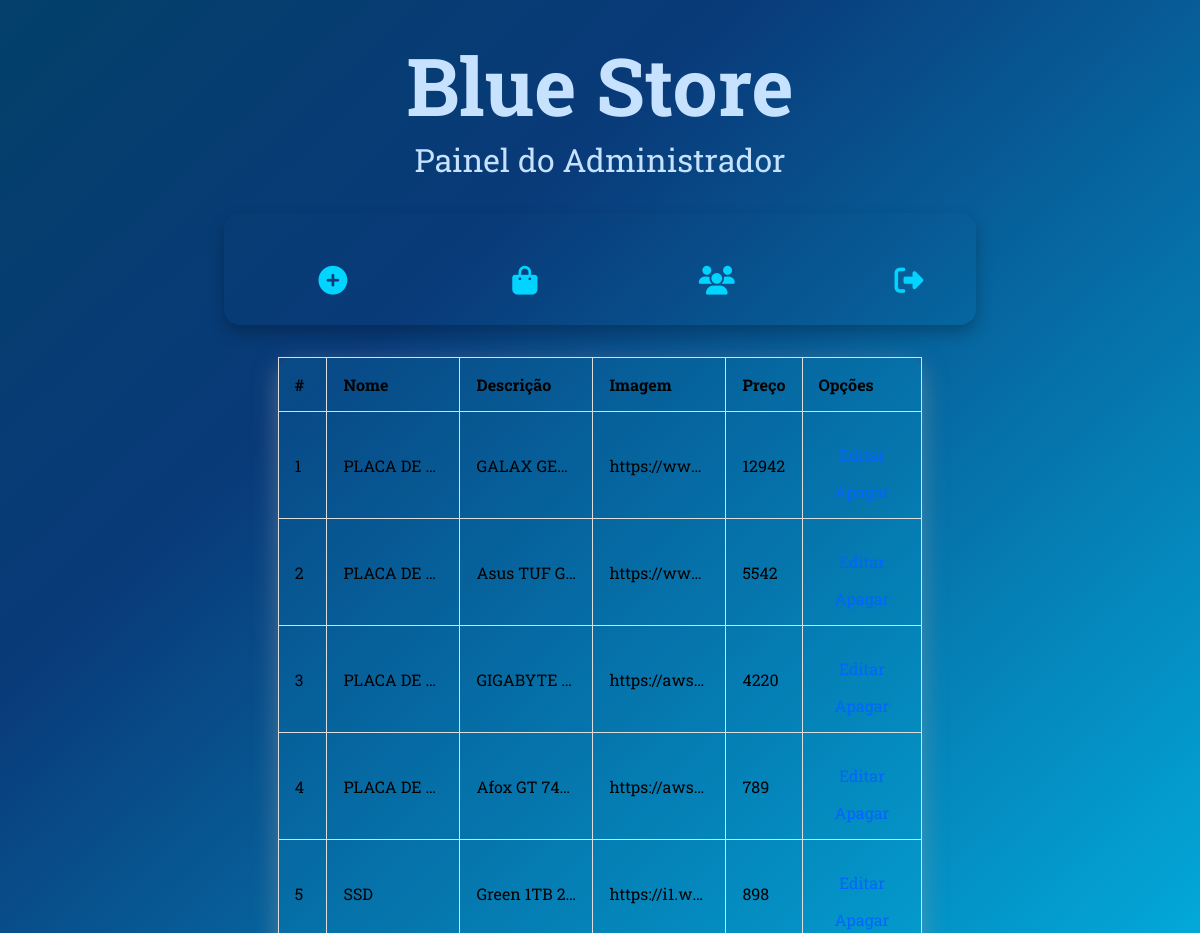
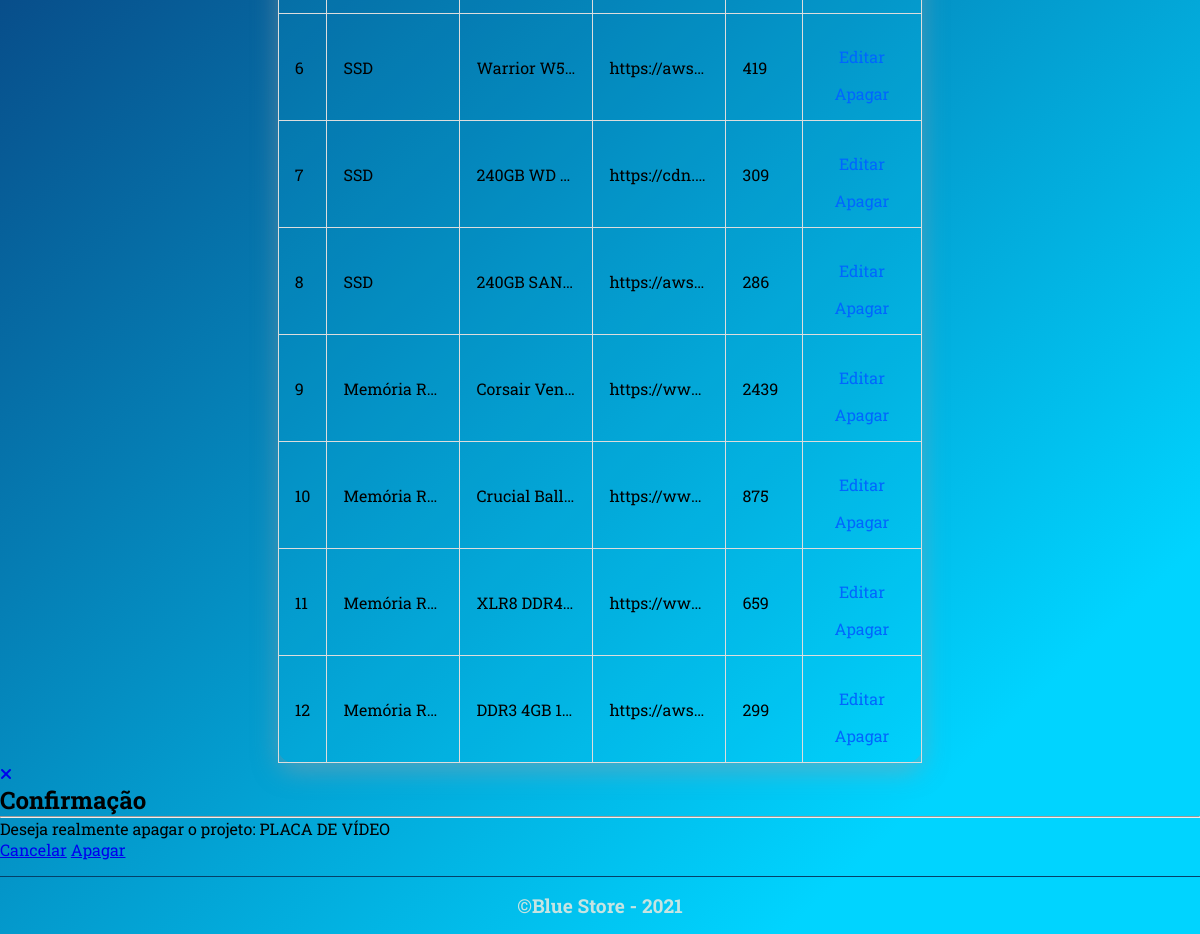
Page /3 on the committed database (2 pictures, top to bottom).
### app.py (models this page shows, shortened)
class Vendedor(db.Model):
    id = db.Column(db.Integer, primary_key=True,autoincrement = True )
    nome = db.Column(db.String(50), nullable= False)
    descricao = db.Column(db.String(500), nullable =False)
    imagem = db.Column(db.String(7000), nullable=False)
    preco = db.Column(db.Integer, nullable = False )

### app.py (the view)
@app.route('/<id>')
def idselector(id):
    produto = Vendedor.query.get(id)
    tabelas = Vendedor.query.all()
    return render_template('admin.html', select=produto, tabelas=tabelas, produto='')

### templates/admin.html (shortened to what this page needs)
<!DOCTYPE html>
<html lang="pt-br">
<head>
    <link rel="stylesheet" href="../static/css/admin.css">
</head>
<body>
    <section>
        <header id="header">
            <h1>Blue Store</h1>
            <p>Painel do Administrador</p>
        </header>
        <nav id="navgation">
            <ul class="menu">
                <li class="item">
                    <a class="link" href="/select"><i class="fa fa-plus-circle" aria-hidden="true"></i></a>
                </li>
                <li class="item">
                    <a class="link" href="/loja"><i class="fa fa-shopping-bag" aria-hidden="true"></i><span>Loja</span></a>
                </li>
                <li class="item">
                    <a class="link" href="/about"><i class="fa fa-users" aria-hidden="true"></i><span>Sobre nós</span></a>
                </li>
                <li class="item">
                    <a class="link" href="/logout"><i class="fa fa-sign-out" aria-hidden="true"></i><span>Sair</span></a>
                </li>
            </ul>
        </nav>
        <article id="table">
            {% if produto == '' %}
            <article id="lista">
                <table>
                    <thead>
                        <tr>
                            <th>#</th>
                            <th>Nome</th>
                            <th>Descrição</th>
                            <th>Imagem</th>
                            <th>Preço</th>
                            <th>Opções</th>
                        </tr>
                    </thead>
                    <tbody>
                        {% for p in tabelas %}
                        <tr>
                            <td>{{p.id}}</td>
                            <td>{{p.nome}}</td>
                            <td>{{p.descricao}}</td>
                            <td>{{p.imagem}}</td>
                            <td>{{p.preco}}</td>
                            <td>
                                <a id="edit" href="/edit/{{p.id}}">Editar</a>
                                <a href="/{{p.id}}">Apagar</a>
                            </td>
                        </tr>
                        {% endfor %}
                    </tbody>
                </table>
            </article>
            {% endif %}
        </article>
        {% if select != undefined %}
        <section id="modal">
            <div class="card">
                <a href="/admin" id="fechar"><i class="fa fa-times" aria-hidden="true"></i></a>
                <h2>Confirmação</h2>
                <hr>
                <p>Deseja realmente apagar o projeto: {{select.nome}} </p>
                <div id="btns">
                    <a class="btn-cancelar" id="close" href="/admin">Cancelar</a>
                    <a class="btn-apagar" href="/delete/{{select.id}}">Apagar</a>
                </div>
            </div>
        </section>
        {% endif %}
        <footer>
            <p>&copy;Blue Store - 2021</p>
        </footer>
    </section>
</body>
</html>

### static/css/admin.css (style rules this page uses)
* { margin: 0; padding: 0; }
body { background: rgb(3,64,106); background: linear-gradient(137deg, rgba(3,64,106,1) 0%, rgba(9,58,121,1) 23%, rgba(0,212,255,1) 87%); width: 100%; height: 100%; background-repeat: no-repeat; background-clip: padding-box; font-family: 'Roboto Slab', serif; }
section { width:100%; }
#header { width: 100%; color:#c6e2ff; text-align: center; animation: neon .1s ease-in-out infinite alternate; margin-top: 2rem; }
#header h1 { font-size:5rem; }
#header p { font-size: 2rem; }
#navgation { grid-area: aside; position: sticky; top:0; z-index: 9; display: flex; text-align: center; align-items: center; width: 60%; margin: 2rem auto; border-radius: 1rem; background-color: transparent; box-shadow: 0 .5rem 1rem rgba(0,0,0, .25); overflow: hidden; height: 5rem; padding: 1rem; }
#navgation .menu { list-style: none; display: flex; justify-content: center; margin: 0 auto; }
#navgation .menu .item { position: relative; padding: 1rem; width: 10rem; height: 100%; transition: ease .4s; cursor: pointer; }
#navgation .menu .item .link { display: block; margin: 0 auto; width: 100%; height: 5rem; color: rgba(0,212,255,1); text-transform: uppercase; text-decoration: none; overflow: hidden; transition: ease .4s; }
#navgation .menu .item .link i { position: absolute; display: flex; justify-content: center; top: 60%; transform: translateY(-50%); width: 80%; font-size: 1.8rem; transition: ease .4s; }
#table { display: flex; align-items: center; justify-content: center; }
#lista table { border-collapse: collapse; border-spacing: 0; padding: 3rem; background-color: rgba(0,212,255,.1); width: 65%; box-shadow: rgba(149, 157, 165, .5) 0px 8px 24px; border-radius: 1rem; }
#lista table th, td { padding: 1rem; border: 1px solid #ddd; text-align: left; }
#lista table td { max-width: 100px; overflow: hidden; text-overflow: ellipsis; white-space: nowrap; }
#lista table a { padding: 1rem; color: #0066ff; text-decoration: none; transition: all 0.3s ease-in-out; }
#edit { display: flex; justify-content: center; align-items: center; padding: 6rem; }
footer { grid-area: footer; border-top: 1px solid rgba(3,64,106,1); width: 100%; margin-top:1rem; }
footer p { color: rgba(202,228,225,0.98); text-align: center; font-size: 1.2rem; font-weight: bold; margin: 1rem; }

### rows in the picture
Vendedor: id "1", nome "PLACA DE…", descricao "GALAX GE…", imagem "https://ww…", preco "12942"
Vendedor: id "2", nome "PLACA DE…", descricao "Asus TUF G…", imagem "https://ww…", preco "5542"
Vendedor: id "3", nome "PLACA DE…", descricao "GIGABYTE…", imagem "https://awst…", preco "4220", nome "PLACA DE VÍDEO"
Vendedor: id "4", nome "PLACA DE…", descricao "Afox GT 74…", imagem "https://awst…", preco "789"
Vendedor: id "5", nome "SSD", descricao "Green 1TB 2…", imagem "https://i1.w…", preco "898"
Vendedor: id "6", nome "SSD", descricao "Warrior W5…", imagem "https://awst…", preco "419"
Vendedor: id "7", nome "SSD", descricao "240GB WD…", imagem "https://cdn.…", preco "309"
Vendedor: id "8", nome "SSD", descricao "240GB SAN…", imagem "https://awst…", preco "286"
Vendedor: id "9", nome "Memória R…", descricao "Corsair Ven…", imagem "https://ww…", preco "2439"
Vendedor: id "10", nome "Memória R…", descricao "Crucial Ball…", imagem "https://ww…", preco "875"
Vendedor: id "11", nome "Memória R…", descricao "XLR8 DDR4…", imagem "https://ww…", preco "659"
Vendedor: id "12", nome "Memória R…", descricao "DDR3 4GB 1…", imagem "https://awst…", preco "299"
